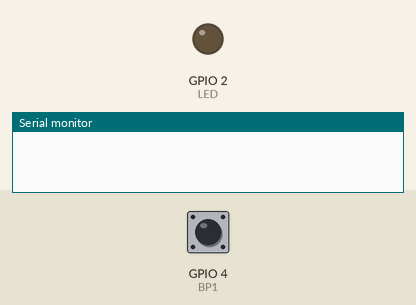
Simulated run of this program. Board: ESP32-S3. Shown: output pins drawn as LEDs (lit = HIGH), the last lines printed to the serial monitor. Dashed ring = blinking. The test bench sets the inputs (shaded band); at power-on: GPIO 4 (BP1) HIGH.

Above: at 0.1 s.
At 1.2 s:
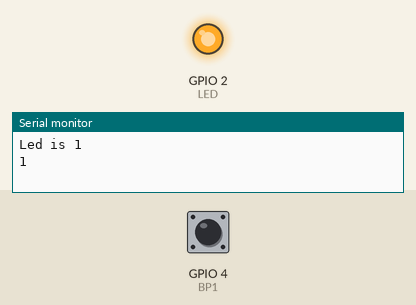
1.3 s: GPIO 4 (BP1) pulled LOW for 3.2 s
At 5.1 s:
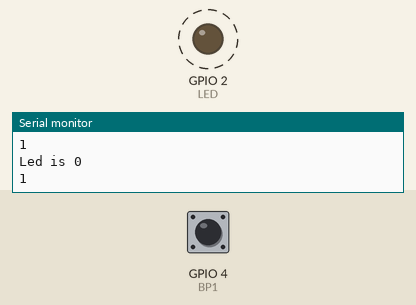
Timing chart, 0 to 12.0 s (numbered marks = the images above; inputs shaded):
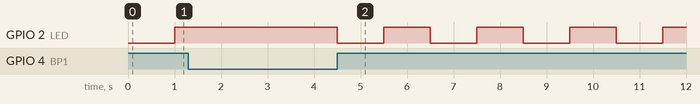

The program:

main.cpp
```cpp
#include <Arduino.h>
#define LED 2
#define BP1 4
// put function declarations here:
int myFunction(int, int);
int tempo = 0;
int delais = 0;
unsigned long interval = 1000;
unsigned long currentTime;
unsigned long previousTime;
bool ledStatus = LOW;
int sortie = 0;
bool  boutonStatut;

void setup() {

  Serial.begin(115200);
  pinMode(LED, OUTPUT);
  pinMode(BP1, INPUT_PULLUP);


}

void loop() {
  currentTime = millis();
  if ( currentTime - previousTime >= interval && boutonStatut == 1)
  {
    previousTime = currentTime;
    ledStatus = !ledStatus;
    digitalWrite(LED, ledStatus);
    Serial.printf("Led is ");
    Serial.println(ledStatus);
    Serial.println(boutonStatut);
  }

  boutonStatut = digitalRead(BP1);

}
```

Measured:
- by itself, GPIO 2 (LED): alternates HIGH for 1.0 s and LOW for 1.0 s
